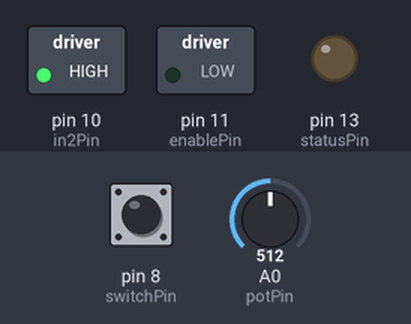
The sketch below on a simulated Arduino Uno, built with avr-gcc and run on an emulated ATmega328P. Shown: switched loads named in the sketch (green lamp = pin HIGH), output pins drawn as LEDs (lit = HIGH). Inputs (shaded band) come from the test bench; at power-on: pin 8 (switchPin) HIGH, A0 (potPin) = 512.

Above: at 1.2 s.
1.3 s: pin 8 (switchPin) pulled LOW for 0.15 s
At 1.37 s:
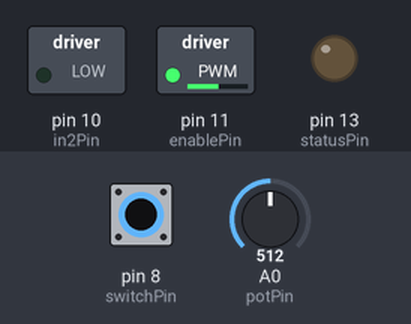
2.9 s: pin 8 (switchPin) pulled LOW for 1 s
At 3.1 s:
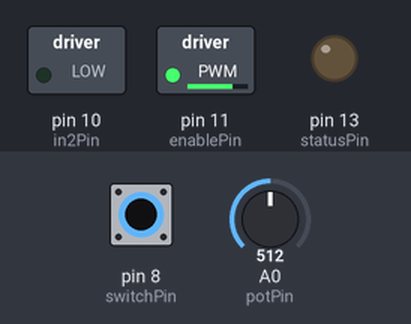
Timing chart, 0 to 3.4 s (numbered marks = the images above; inputs shaded):
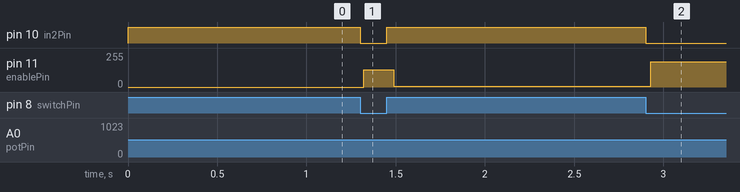

Measured:
- after the input at 1.3 s, pin 10 (in2Pin): HIGH → LOW at once, → HIGH 0.15 s later; pin 11 (enablePin): 0/255 → 130/255 at once, → 4/255 0.13 s later

The sketch:

Aurd._Program.ino
```cpp
int enablePin = 11;
int in1Pin = 11;
int in2Pin = 10;
int switchPin = 8;
int potPin = 0;
int statusPin= 13;
void setup()
{
pinMode(in1Pin, OUTPUT);
pinMode(in2Pin, OUTPUT);
pinMode(enablePin, OUTPUT);
pinMode(switchPin, INPUT_PULLUP);
pinMode(statusPin,OUTPUT);
}

void loop()
{
int speed = analogRead(potPin) / 4;
boolean reverse = digitalRead(switchPin);
setMotor(speed, reverse);
}
void setMotor(int speed, boolean reverse)
{
analogWrite(enablePin, speed);
digitalWrite(in1Pin, ! reverse);
digitalWrite(in2Pin, reverse);
}
```
